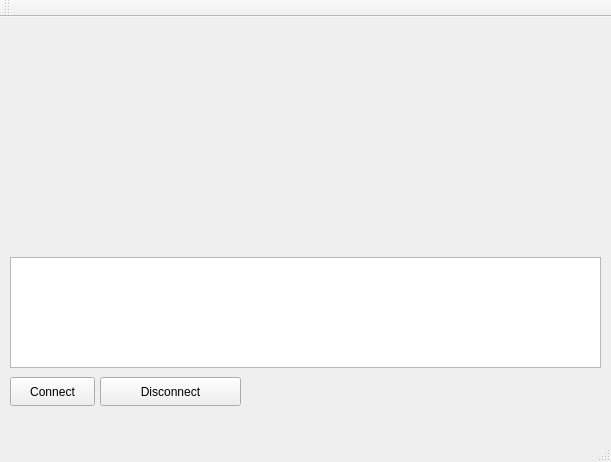
<?xml version="1.0" encoding="UTF-8"?>
<ui version="4.0">
 <class>MainWindow</class>
 <widget class="QMainWindow" name="MainWindow">
  <property name="geometry">
   <rect>
    <x>0</x>
    <y>0</y>
    <width>611</width>
    <height>462</height>
   </rect>
  </property>
  <property name="windowTitle">
   <string>MainWindow</string>
  </property>
  <widget class="QWidget" name="centralWidget">
   <widget class="QCustomPlot" name="customPlot" native="true">
    <property name="geometry">
     <rect>
      <x>10</x>
      <y>10</y>
      <width>281</width>
      <height>221</height>
     </rect>
    </property>
   </widget>
   <widget class="QPlainTextEdit" name="outputText">
    <property name="geometry">
     <rect>
      <x>10</x>
      <y>240</y>
      <width>591</width>
      <height>111</height>
     </rect>
    </property>
    <property name="centerOnScroll">
     <bool>true</bool>
    </property>
   </widget>
   <widget class="QPushButton" name="connectButton">
    <property name="geometry">
     <rect>
      <x>10</x>
      <y>360</y>
      <width>85</width>
      <height>29</height>
     </rect>
    </property>
    <property name="text">
     <string>Connect</string>
    </property>
   </widget>
   <widget class="QPushButton" name="disconnectButton">
    <property name="geometry">
     <rect>
      <x>100</x>
      <y>360</y>
      <width>141</width>
      <height>29</height>
     </rect>
    </property>
    <property name="text">
     <string>Disconnect</string>
    </property>
   </widget>
   <widget class="QCustomPlot" name="customPlot_2" native="true">
    <property name="geometry">
     <rect>
      <x>300</x>
      <y>10</y>
      <width>301</width>
      <height>221</height>
     </rect>
    </property>
   </widget>
  </widget>
  <widget class="QMenuBar" name="menuBar">
   <property name="geometry">
    <rect>
     <x>0</x>
     <y>0</y>
     <width>611</width>
     <height>23</height>
    </rect>
   </property>
  </widget>
  <widget class="QToolBar" name="mainToolBar">
   <attribute name="toolBarArea">
    <enum>TopToolBarArea</enum>
   </attribute>
   <attribute name="toolBarBreak">
    <bool>false</bool>
   </attribute>
  </widget>
  <widget class="QStatusBar" name="statusBar"/>
 </widget>
 <layoutdefault spacing="6" margin="11"/>
 <customwidgets>
  <customwidget>
   <class>QCustomPlot</class>
   <extends>QWidget</extends>
   <header>qcustomplot.h</header>
   <container>1</container>
  </customwidget>
 </customwidgets>
 <resources/>
 <connections/>
</ui>
